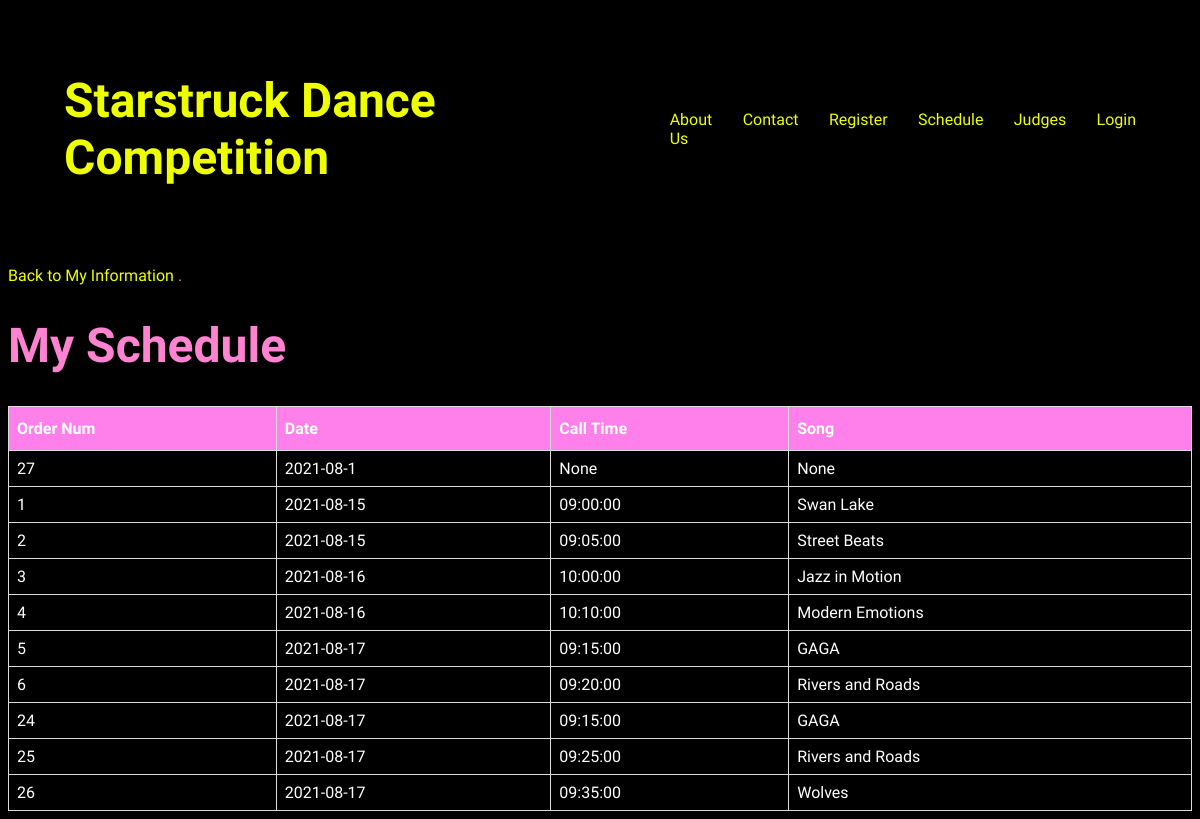
/my_schedule (signed in), run on the app's committed database.
### tables this page shows
CREATE TABLE Schedule (
    order_num INT PRIMARY KEY,
    date DATE,
    call_time TIME,
    song VARCHAR(255),
    FOREIGN KEY (song) REFERENCES Set_List(song)
);

### starstruck.py (the view)
@app.route('/my_schedule')
def my_schedule():
    studio_name = session.get('studio_name')
    if studio_name is None:
        return redirect(url_for('login'))  # Redirect to login if studio name is not in session
    db = get_db()
    cursor = db.cursor()
    cursor.execute("SELECT * FROM Schedule ORDER BY (date)")
    schedules = cursor.fetchall()  # Fetches all rows from the Dancer table
    return render_template('mySchedule.html', schedules=schedules)

### starstruck.py (called while the page is built)
def get_db():
    db = getattr(g, '_database', None)
    if db is None:
        db = g._database = sqlite3.connect(DATABASE)
    return db

@app.teardown_appcontext
def close_connection(exception):
    db = getattr(g, '_database', None)
    if db is not None:
        db.close()

### templates/mySchedule.html (shortened to what this page needs)
<!DOCTYPE html>
<html lang="en">
  <head>
    <link rel="stylesheet" href="{{ url_for('static', filename='css/styles.css') }}">
    <link
      rel="stylesheet"
      href="https://cdnjs.cloudflare.com/ajax/libs/animate.css/4.1.1/animate.min.css"
    />
  </head>
  <body>
    <nav>
      <body style="background-color:rgb(0, 0, 0);"></body>
      <h1>
        <a href="/">Starstruck Dance Competition</a>
      </h1>
      <ul class="navigation bar">
        <a href="about" class="nav-link">About Us</a>
        <a href="contact" class="nav-link">Contact</a>
        <a href="register_studio" class="nav-link">Register</a>
        <a href="schedule" class="nav-link">Schedule</a>
        <a href="judges" class="nav-link">Judges</a>
        <a href="login" class="nav-link">Login</a>
      </ul>
    </nav>
    <div class="container signin" style="color:rgb(255, 131, 208);">
      <p><a href="/login_choices">Back to My Information </a>.</p>
    </div>
    <body>
      <h1 style="color:rgb(255, 131, 208);">My Schedule</h1>
      <table>
          <thead>
              <tr>
                  <th>Order Num</th>
                  <th>Date</th>
                  <th>Call Time</th>
                  <th>Song</th>
              </tr>
          </thead>
          <tbody>
              {% for schedule in schedules %}
              <tr>
                  <td>{{ schedule[0] }}</td>
                  <td>{{ schedule[1] }}</td>
                  <td>{{ schedule[2] }}</td>
                  <td>{{ schedule[3] }}</td>
              </tr>
              {% endfor %}
          </tbody>
      </table>
  </body>
  </html>

### static/css/styles.css (style rules this page uses)
:root { --font-family: "Julius Sans One", regular; --normal-font: 400; --bold-font: 700; --bolder-font: 900; --bg-color: #000000; --primary-color: #eeff00; --secondary-color: #ffffff; --primary-shadow: #6a70b0; --secondary-shadow: #a1bde5; --bottom-margin: 0.5rem; --bottom-margin-2: 1rem; --line-height: 1.7rem; --transition: 0.3s; }
html { scroll-behavior: smooth; }
ul { list-style-type: none; }
a { text-decoration: none; color: var(--primary-color); }
body { font-family: var(--font-family); }
nav { position: sticky; top: 0; left: 0; z-index: 1; display: flex; align-items: center; justify-content: space-between; padding: 1.5rem 3.5rem; background-color: var(--bg-color); box-shadow: 0 3px 5px rgba(0, 0, 0, 0.1) }
nav h1 { color: var(--primary-color); }
nav a { color: var(--primary-color); transition: var(--transition); }
nav ul { display: flex; gap: 1.9rem; }

### templates/mySchedule.html (style rules this page uses)
h1 { font-size: 48px; }
table { width: 100%; border-collapse: collapse; }
th, td { border: 1px solid #ddd; padding: 8px; color: #ffffff }
th { padding-top: 12px; padding-bottom: 12px; text-align: left; background-color: rgb(255, 128, 234); color: white; }

### data on the page
Schedule: order_num "27", date "2021-08-1", schedule "None"
Schedule: order_num "1", date "2021-08-15", call_time "09:00:00", song "Swan Lake"
Schedule: order_num "2", date "2021-08-15", call_time "09:05:00", song "Street Beats"
Schedule: order_num "3", date "2021-08-16", call_time "10:00:00", song "Jazz in Motion"
Schedule: order_num "4", date "2021-08-16", call_time "10:10:00", song "Modern Emotions"
Schedule: order_num "5", date "2021-08-17", call_time "09:15:00", song "GAGA"
Schedule: order_num "6", date "2021-08-17", call_time "09:20:00", song "Rivers and Roads"
Schedule: order_num "24", date "2021-08-17", call_time "09:15:00", song "GAGA"
Schedule: order_num "25", date "2021-08-17", call_time "09:25:00", song "Rivers and Roads"
Schedule: order_num "26", date "2021-08-17", call_time "09:35:00", song "Wolves"
